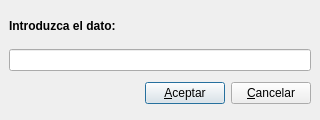
<?xml version="1.0" encoding="UTF-8"?>
<ui version="4.0">
 <class>pidenombre</class>
 <widget class="QDialog" name="pidenombre">
  <property name="geometry">
   <rect>
    <x>0</x>
    <y>0</y>
    <width>320</width>
    <height>120</height>
   </rect>
  </property>
  <property name="maximumSize">
   <size>
    <width>320</width>
    <height>120</height>
   </size>
  </property>
  <property name="windowTitle">
   <string>Petición de información</string>
  </property>
  <property name="windowIcon">
   <iconset resource="libroK.qrc">
    <normaloff>:/graf/keme.png</normaloff>:/graf/keme.png</iconset>
  </property>
  <layout class="QVBoxLayout">
   <property name="spacing">
    <number>6</number>
   </property>
   <property name="margin">
    <number>9</number>
   </property>
   <item>
    <widget class="QLabel" name="textLabel">
     <property name="sizePolicy">
      <sizepolicy hsizetype="Preferred" vsizetype="Fixed">
       <horstretch>0</horstretch>
       <verstretch>0</verstretch>
      </sizepolicy>
     </property>
     <property name="text">
      <string>&lt;b&gt;Introduzca el dato:&lt;/b&gt;</string>
     </property>
     <property name="alignment">
      <set>Qt::AlignVCenter</set>
     </property>
     <property name="wordWrap">
      <bool>true</bool>
     </property>
    </widget>
   </item>
   <item>
    <widget class="QLineEdit" name="lineEdit"/>
   </item>
   <item>
    <layout class="QHBoxLayout">
     <property name="spacing">
      <number>6</number>
     </property>
     <property name="margin">
      <number>0</number>
     </property>
     <item>
      <spacer>
       <property name="orientation">
        <enum>Qt::Horizontal</enum>
       </property>
       <property name="sizeType">
        <enum>QSizePolicy::Expanding</enum>
       </property>
       <property name="sizeHint" stdset="0">
        <size>
         <width>81</width>
         <height>27</height>
        </size>
       </property>
      </spacer>
     </item>
     <item>
      <widget class="QPushButton" name="aceptarpushButton">
       <property name="text">
        <string>&amp;Aceptar</string>
       </property>
       <property name="icon">
        <iconset resource="libroK.qrc">
         <normaloff>:/images/librok-42.png</normaloff>:/images/librok-42.png</iconset>
       </property>
       <property name="shortcut">
        <string>Alt+A</string>
       </property>
       <property name="autoDefault">
        <bool>false</bool>
       </property>
       <property name="default">
        <bool>true</bool>
       </property>
      </widget>
     </item>
     <item>
      <widget class="QPushButton" name="cancelarpushButton">
       <property name="text">
        <string>&amp;Cancelar</string>
       </property>
       <property name="icon">
        <iconset resource="libroK.qrc">
         <normaloff>:/images/librok-7.png</normaloff>:/images/librok-7.png</iconset>
       </property>
      </widget>
     </item>
    </layout>
   </item>
  </layout>
 </widget>
 <layoutdefault spacing="6" margin="11"/>
 <resources>
  <include location="libroK.qrc"/>
 </resources>
 <connections>
  <connection>
   <sender>aceptarpushButton</sender>
   <signal>clicked()</signal>
   <receiver>pidenombre</receiver>
   <slot>accept()</slot>
   <hints>
    <hint type="sourcelabel">
     <x>252</x>
     <y>105</y>
    </hint>
    <hint type="destinationlabel">
     <x>20</x>
     <y>20</y>
    </hint>
   </hints>
  </connection>
  <connection>
   <sender>cancelarpushButton</sender>
   <signal>clicked()</signal>
   <receiver>pidenombre</receiver>
   <slot>reject()</slot>
   <hints>
    <hint type="sourcelabel">
     <x>174</x>
     <y>94</y>
    </hint>
    <hint type="destinationlabel">
     <x>71</x>
     <y>108</y>
    </hint>
   </hints>
  </connection>
 </connections>
</ui>
